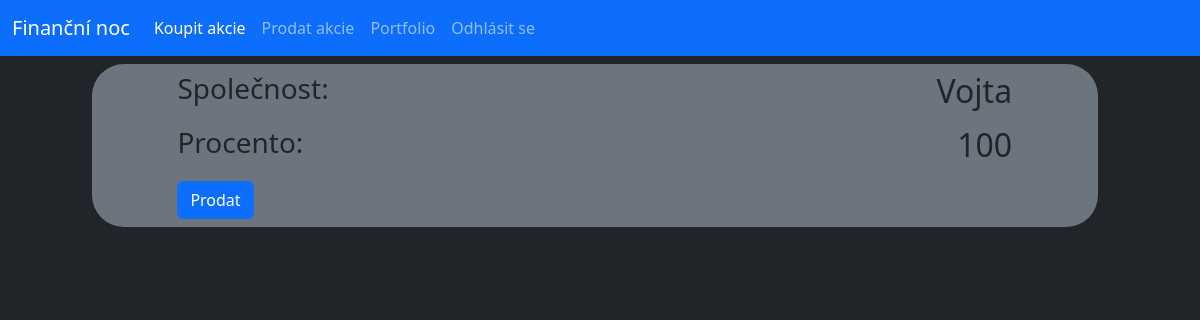
Page /sell (signed in) on the earlier database version.
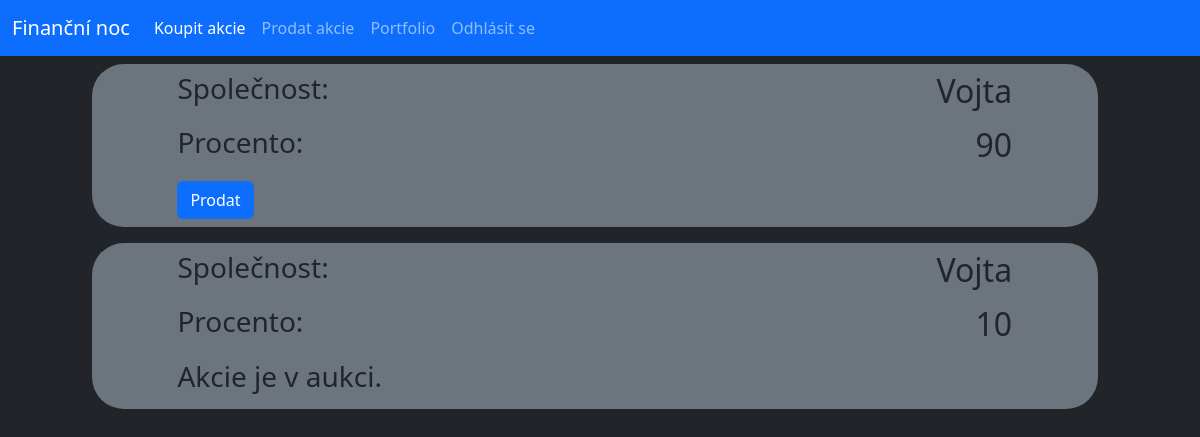
Same page on the later database version.
### database.py (models this page shows, shortened)
class Stock(db.Model):
    _id = db.Column("id", db.Integer, primary_key=True)
    owner = db.Column(db.String(40))
    name = db.Column(db.String(40))
    percentage = db.Column(db.Integer)
    isSelling = db.Column(db.Boolean)

### router.py (the view, shortened to what this page needs)
@app.route("/sell", methods=["GET"])
@app.route("/sell/<stock_id>", methods=["GET", "POST"])
def sellStock(stock_id=-1):
    if not "user" in session:
        return redirect(url_for("login"))
    if (request.method == "GET") and (int(stock_id) < 0):
        stocks = Stock.query.filter_by(owner=session["user"]).all()
        return render_template("sell.html", stocks=stocks, logged=True)

### templates/sell.html
{% extends "main.html" %}
{% block content %}
    {% for stock in stocks%}
    <div class="row py-2">
        <div class="col-offset-1 col-11">
            <div class="conteiner offset-1 bg-secondary rounded-5">
                <div class="row py-2">
                    <div class="col-4 offset-1"><h3>Společnost:</h3></div>
                    <div class="col-6"><h2 class="text-end">{{stock.name}}</h2></div>
                </div>
                <div class="row">
                    <div class="col-4 offset-1"><h3>Procento:</h3></div>
                    <div class="col-6"><h2 class="text-end">{{stock.percentage}}</h2></div>
                </div>
                <div class="row py-2">
                    <div class="col-4 offset-1">
                {% if not stock.isSelling %}
                        <button onclick="location.href = '/sell/{{stock._id}}';" class="btn btn-primary">Prodat</button>
                {% else %}
                        <h3>Akcie je v aukci.</h3>
                {% endif %}
                    </div>
                </div>
            </div>
        </div>
    </div>
    {% endfor %}
{% endblock%}

### templates/main.html (shortened to what this page needs)
<!doctype html>
<html lang="en">
  <head>
    <link href="https://cdn.jsdelivr.net/npm/bootstrap@5.3.3/dist/css/bootstrap.min.css" rel="stylesheet">
  </head>
  <body class="bg-dark">
    <nav class="navbar navbar-expand-lg bg-primary navbar-dark">
        <div class="container-fluid">
          <a class="navbar-brand" href="/">Finanční noc</a>
          <div class="collapse navbar-collapse" id="navbarNav">
            <ul class="navbar-nav">
                <li class="nav-item">
                    <a class="nav-link active" aria-current="page" href="/buy">Koupit akcie</a>
                </li>
                <li class="nav-item">
                    <a class="nav-link" href="/sell">Prodat akcie</a>
                </li>
                <li class="nav-item">
                    <a class="nav-link" href="/user">Portfolio</a>
                </li>
                {% if logged %}
                <li class="nav-item">
                  <a class="nav-link" href="/logout">Odhlásit se</a>
                {% else %}
                <li class="nav-item">
                  <a class="nav-link" href="/login">Přihlásit se</a>
                {%endif%}
              </li>
            </ul>
          </div>
        </div>
      </nav>
      {% block content %} {% endblock%}
  </body>
</html>

Differences in the rows shown:
changed Stock (number 1 of 2 on the later page): percentage "100" → "90"
added Stock: name "Vojta", percentage "10", isSelling "Akcie je v aukci."
